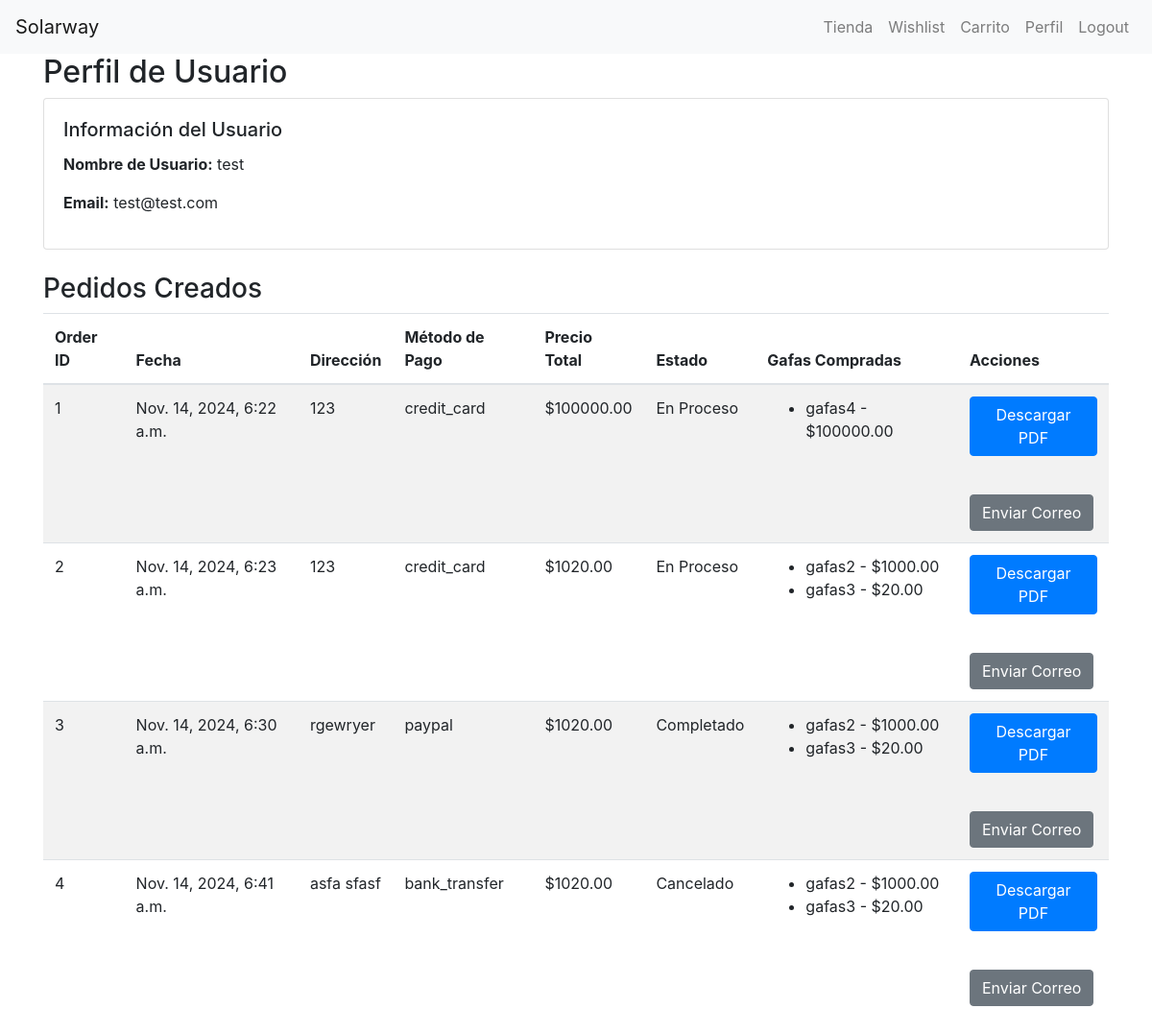
/accounts/profile/ (signed in), run on an earlier commit of the app's database.
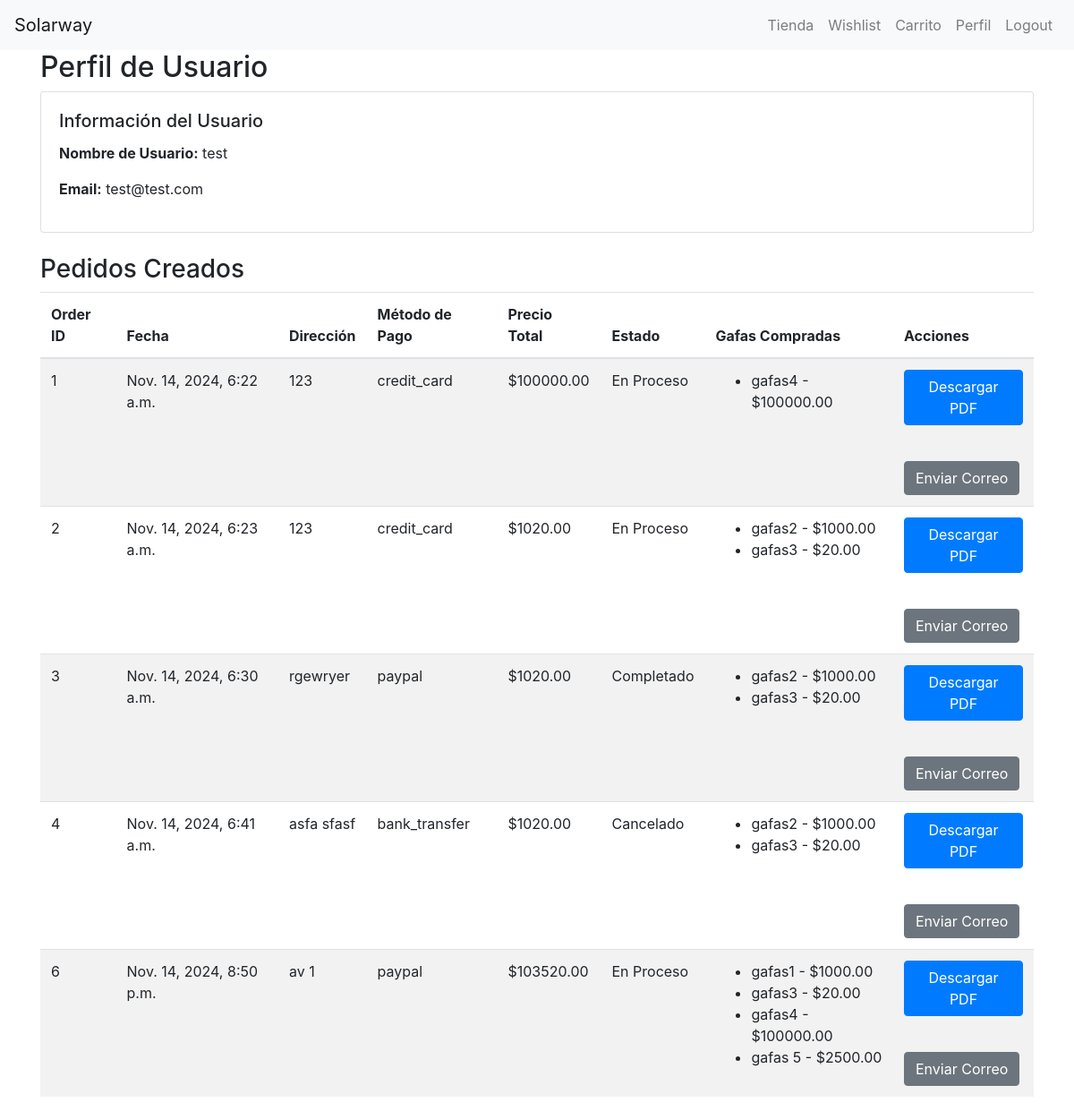
And on a later commit of the database.
### accounts/models.py (models this page shows, shortened)
class Order(models.Model):
    STATUS_CHOICES = [
        ('cancelado', 'Cancelado'),
        ('en_proceso', 'En Proceso'),
        ('enviado', 'Enviado'),
        ('completado', 'Completado'),
    ]
    user = models.ForeignKey(User, on_delete=models.CASCADE)
    gafas = models.ManyToManyField(Gafas)
    address = models.CharField(max_length=255)
    payment_method = models.CharField(max_length=50)
    created_at = models.DateTimeField(auto_now_add=True)
    status = models.CharField(max_length=20, choices=STATUS_CHOICES, default='en_proceso')
    def total_price(self):
        return sum(gafa.precio for gafa in self.gafas.all())

class Gafas(models.Model):
    nombre = models.CharField(max_length=100)
    descripcion = models.TextField()
    precio = models.DecimalField(max_digits=10, decimal_places=2)
    stock = models.IntegerField()
    imagen = models.ImageField(upload_to='gafas/')

### accounts/views.py (the view)
# urls.py: path('profile/', views.profile, name='profile'),
@login_required
def profile(request):
    user = request.user
    orders = Order.objects.filter(user=user)
    return render(request, 'accounts/profile.html', {'user': user, 'orders': orders})

### accounts/templates/accounts/profile.html (shortened to what this page needs)
{% extends 'base.html' %}
{% block content %}
<h2>Perfil de Usuario</h2>
<div class="card mb-4">
    <div class="card-body">
        <h5 class="card-title">Información del Usuario</h5>
        <p><strong>Nombre de Usuario:</strong> {{ user.username }}</p>
        <p><strong>Email:</strong> {{ user.email }}</p>
    </div>
</div>
<h3>Pedidos Creados</h3>
<table class="table table-striped">
    <thead>
        <tr>
            <th>Order ID</th>
            <th>Fecha</th>
            <th>Dirección</th>
            <th>Método de Pago</th>
            <th>Precio Total</th>
            <th>Estado</th>
            <th>Gafas Compradas</th>
            <th>Acciones</th>
        </tr>
    </thead>
    <tbody>
        {% for order in orders %}
        <tr>
            <td>{{ order.id }}</td>
            <td>{{ order.created_at }}</td>
            <td>{{ order.address }}</td>
            <td>{{ order.payment_method }}</td>
            <td>${{ order.total_price }}</td>
            <td>{{ order.get_status_display }}</td>
            <td>
                <ul>
                    {% for gafa in order.gafas.all %}
                    <li>{{ gafa.nombre }} - ${{ gafa.precio }}</li>
                    {% endfor %}
                </ul>
            </td>
            <td>
                <a href="{% url 'download_order_pdf' order.id %}" class="btn btn-primary">Descargar PDF</a>
                <p>&nbsp;</p>
                <a href="{% url 'send_order_pdf_email' order.id %}" class="btn btn-secondary">Enviar Correo</a>
            </td>
        </tr>
        {% endfor %}
    </tbody>
</table>
{% endblock %}

What changed in the data, as far as the page shows it:
added Order: id "6", created_at "Nov. 14, 2024, 8:50 p.m.", address "av 1", payment_method "paypal", total_price "103520.00", status "En Proceso", Gafas (nombre "gafas3", precio "20.00"), Gafas (nombre "gafas4", precio "100000.00")
now on this page (row unchanged): Gafas: nombre "gafas1", precio "1000.00", shown under "6"
now on this page (row unchanged): Gafas: nombre "gafas 5", precio "2500.00", shown under "6"
